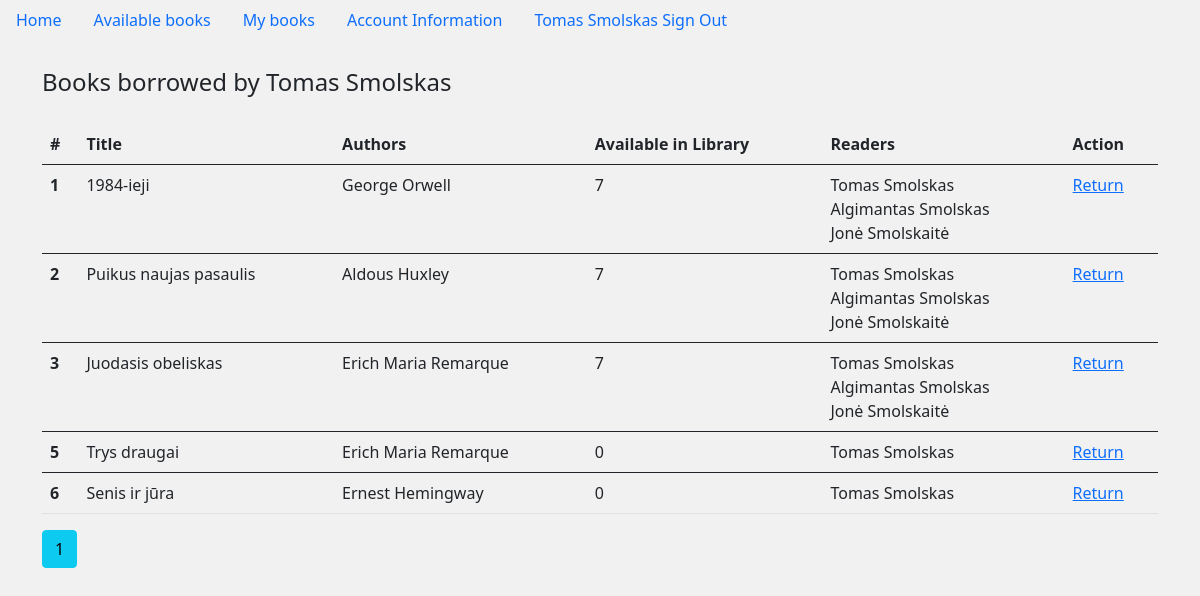
Page /my_books (signed in) on the earlier database version.
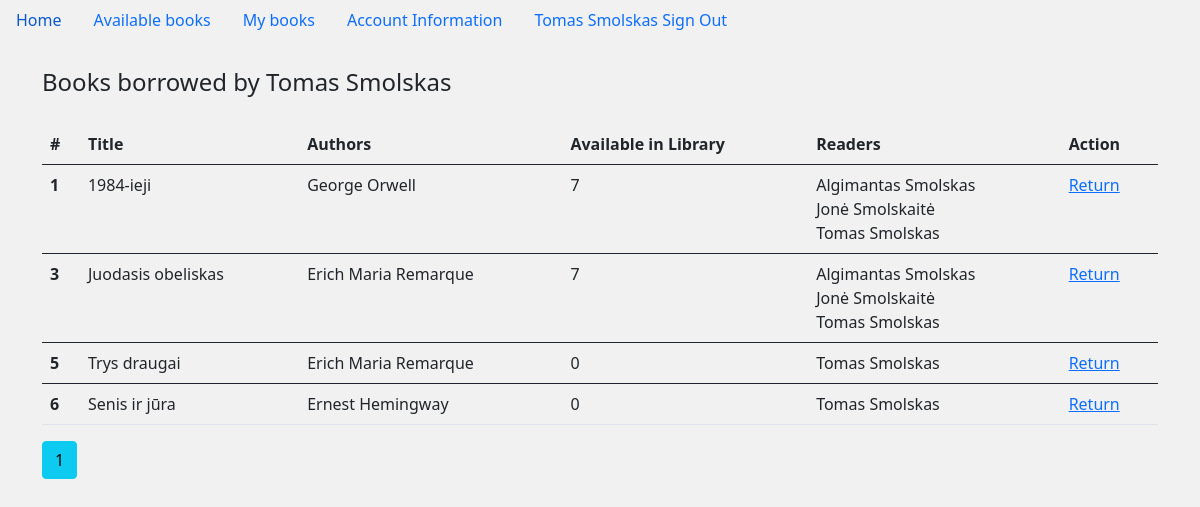
Same page on the later database version.
### main.py (models this page shows)
class Book(db.Model):
    __tablename__ = 'book'
    id = db.Column(db.Integer, primary_key=True)
    title = db.Column(db.String(300))
    authors = db.relationship('Author', secondary=helper_table, back_populates='books')
    readers = db.relationship('User', secondary=helper_table_2, back_populates='books')
    stock = db.Column(db.Integer, nullable=False, default=1)

class Author(db.Model):
    __tablename__ = 'author'
    id = db.Column(db.Integer, primary_key=True)
    first_name = db.Column(db.String(150))
    last_name = db.Column(db.String(300))
    books = db.relationship('Book', secondary=helper_table, back_populates='authors')

class User(db.Model, UserMixin):
    __tablename__ = 'user'
    id = db.Column(db.Integer, primary_key=True)
    first_name = db.Column(db.String(100), nullable=False)
    last_name = db.Column(db.String(100), nullable=False)
    email_address = db.Column(db.String(100), nullable=False, unique=True)
    password = db.Column(db.String(100), nullable=False)
    books = db.relationship('Book', secondary=helper_table_2, back_populates='readers')
    is_admin = db.Column(db.Boolean, nullable=False, default=False)

### main.py (the view)
@app.route('/my_books')
@login_required
def my_books():
    page = request.args.get('page', 1, type=int)
    my_books = Book.query.paginate(page=page, per_page=10)
    return render_template('my_books.html', my_books=my_books)

### main.py (called while the page is built)
@login_manager.user_loader
def load_user(user_id):
    return User.query.get(user_id)

### templates/my_books.html
{% extends "base.html" %}
{% block content %}
{% if my_books %}
<legend class="mb-4">Books borrowed by {{current_user.first_name}} {{current_user.last_name}}</legend>
<table class="table">
    <thead>
    <tr>
        <th scope="col">#</th>
        <th scope="col">Title</th>
        <th scope="col">Authors</th>
        <th scope="col">Available in Library</th>
        <th scope="col">Readers</th>
        <th scope="col">Action</th>
    </tr>
    </thead>
    {% for book in my_books.items %}
    {% if current_user in book.readers %}
    <tbody>
    <tr class="table">
        <th scope="row">{{ book.id }}</th>
        <td>{{ book.title }}</td>
        <td>
            {% for author in book.authors %}
            {{author.first_name}} {{author.last_name}}
            <br>
            {% endfor %}
        </td>
        <td>{{ book.stock }}</td>
        <td>
            {% for reader in book.readers %}
            {{reader.first_name}} {{reader.last_name}}
            <br>
            {% endfor %}
        </td>
        <td><a href="{{ url_for('return_book', id=book['id']) }}">Return</a></td>
    </tr>
    {% endif %}
    {% endfor %}
    </tbody>
</table>
{% for page_num in my_books.iter_pages(left_edge=1, right_edge=1, left_current=1, right_current=2) %}
  {% if page_num %}
    {% if my_books.page == page_num %}
      <a class="btn btn-info mb-4" href="{{ url_for('my_books', page=page_num) }}">{{ page_num }}</a>
    {% else %}
      <a class="btn btn-outline-info mb-4" href="{{ url_for('my_books', page=page_num) }}">{{ page_num }}</a>
    {% endif %}
  {% else %}
    ...
  {% endif %}
{% endfor %}
{% endif %}
{% endblock %}

### templates/base.html (shortened to what this page needs)
<!doctype html>
<html lang="en">
<head>
    <link href="https://cdn.jsdelivr.net/npm/bootstrap@5.0.2/dist/css/bootstrap.min.css" rel="stylesheet"
>
</head>
<body>
<ul class="nav">
    <li class="nav-item">
        <a class="nav-link active" aria-current="page" href="{{ url_for('home') }}">Home</a>
    </li>
    {% if current_user.is_authenticated %}
    <li class="nav-item">
        <a class="nav-link" href="{{ url_for('available_books') }}">Available books</a>
    </li>
    <li class="nav-item">
        <a class="nav-link" href="{{ url_for('my_books') }}">My books</a>
    </li>
    <li class="nav-item">
        <a class="nav-link" href="{{ url_for('update_account_information') }}">Account Information</a>
    </li>
    <li class="nav-item">
        <a class="nav-link" href="{{ url_for('sign_out') }}">{{current_user.first_name}}
            {{current_user.last_name}} Sign Out</a>
    </li>
    {% endif %}
</ul>
<div class="container">
    <br>
    {% block content %}
    {% endblock %}
</div>
</body>
</html>

Differences in the rows shown:
no longer on this page (row edited): Book: id "2", title "Puikus naujas pasaulis", stock "7", User (first_name "Tomas", last_name "Smolskas"), User (first_name "Algimantas", last_name "Smolskas"), User (first_name "Jonė", last_name "Smolskaitė")
no longer on this page (row unchanged): Author: first_name "Aldous", last_name "Huxley", shown under "2"
shown differently, row unchanged: User "Tomas": moves down the list
